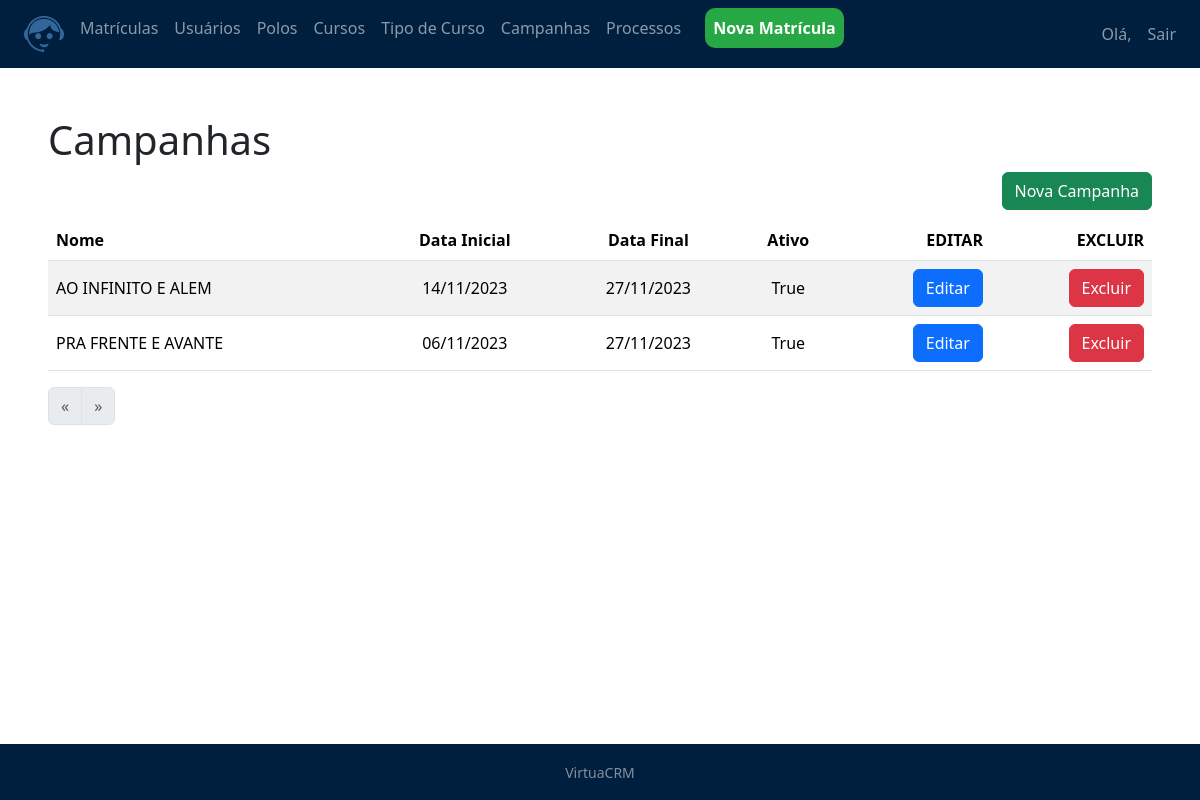
/matriculas/campanhas/ (signed in), run on the app's committed database.
### matriculas/models.py (models this page shows, shortened)
class cad_campanhas(models.Model):
    nome = models.CharField(max_length=100)
    data_inicio = models.DateTimeField()
    data_fim = models.DateTimeField()
    create_date = models.DateTimeField(auto_now_add=True)
    update_date = models.DateTimeField(auto_now=True)
    active = models.BooleanField(default=True)
    class Meta:
        db_table = 'campanhas'
    def get_data_inicio_camp(self):
        return self.data_inicio.strftime('%d/%m/%Y')
    def get_data_fim_camp(self):
        return self.update_date.strftime('%d/%m/%Y')
    def get_absolute_url(self):
        return reverse("matriculas:campanha_update", kwargs={'id': self.id}) #Direciona para a url de edição
    def get_delete_url(self):
        return reverse("matriculas:campanha_delete", kwargs={'id': self.id})# Exclui o resgistro

### matriculas/views.py (the view)
# urls.py: path('campanhas/', CampanhaListView.as_view(), name='campanha_list'),
class CampanhaListView(LoginRequiredMixin, ListView):
    template_name = 'matriculas/campanha_list.html'
    model = cad_campanhas
    queryset = cad_campanhas.objects.all()

### matriculas/templates/matriculas/campanha_list.html (shortened to what this page needs)
{% extends 'model-page.html'%}
{% block content %}
<h1>Campanhas</h1>
<a href="{% url 'matriculas:campanha_new' %}"
    <button type="button" class="btn btn-success" style="float: right; margin-bottom: 10px">Nova Campanha</button>
  </a>
<table class="table table table-striped">
    <thead>
        <tr>
          <th class="text-start align-middle">Nome</th>
          <th class="text-center align-middle">Data Inicial</th>
          <th class="text-center align-middle">Data Final</th>
          <th class="text-center align-middle">Ativo</th>
          <th class="text-end align-middle">EDITAR</th>
          <th class="text-end align-middle">EXCLUIR</th>
        </tr>
      </thead>
      <tbody>
        {% for cad_campanha in object_list %}
          <tr>
            <td class="text-start align-middle">{{cad_campanha.nome}}</td>
            <td class="text-center align-middle">{{cad_campanha.get_data_inicio_camp}}</td>
            <td class="text-center align-middle">{{cad_campanha.get_data_fim_camp}}</td>
            <td class="text-center align-middle">{{cad_campanha.active}}</td>
            <td class="text-end align-middle"><a href = "{{ cad_campanha.get_absolute_url }}"><button type="button" class="btn btn-primary">Editar</button></td>
              <form method="POST" action="{{ cad_campanha.get_delete_url }}">{% csrf_token %}
                <td class="text-end align-middle"><button type="submit" class="btn btn-danger">Excluir</button></td>
              </form>
          </tr>
        {% endfor %}
      </tbody>
  </table>
  <ul class="pagination">
    {%if  page_obj.has_previous %}
      <li class="page-item">
        <a class="page-link" href="?page={{ page_obj.previous_page_number }}" aria-label="Previous">
          <span aria-hidden="true">&laquo;</span>
        </a>
      </li>
    {% else %}
      <li class="page-item disabled">
        <a class="page-link" href="#" aria-label="Previous">
          <span aria-hidden="true">&laquo;</span>
        </a>
      </li>
    {% endif %}
    {% if page_obj.has_next %}
      <li class="page-item">
        <a class="page-link" href="?page= {{ page_obj.next_page_number }}" aria-label="Next">
          <span aria-hidden="true">&raquo;</span>
        </a>
      </li>
    {% else %}
      <li class="page-item disabled">
        <a class="page-link" href="#" aria-label="Next">
          <span aria-hidden="true">&raquo;</span>
        </a>
      </li>
    {% endif %}
    </ul>
{% endblock %}

### core/templates/model-page.html (style rules this page uses)
html, body { height: 100%; }

### data on the page
cad_campanhas: nome "AO INFINITO E ALEM", get_data_inicio_camp "14/11/2023", get_data_fim_camp "27/11/2023", active "True"
cad_campanhas: nome "PRA FRENTE E AVANTE", get_data_inicio_camp "06/11/2023", get_data_fim_camp "27/11/2023", active "True"
